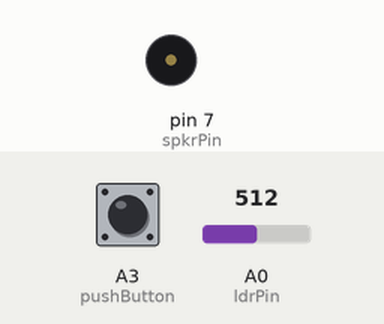
This sketch was run on a simulated Arduino Uno, built with avr-gcc and run on an emulated ATmega328P. Parts: buzzer (waves = sounding). Inputs (shaded band) come from the test bench; at power-on: A3 (pushButton) LOW, A0 (ldrPin) = 512. What the sketch prints to the serial monitor is not drawn.

Above: at 1.2 s.
1.3 s: A3 (pushButton) pulled HIGH for 0.15 s
At 1.7 s:
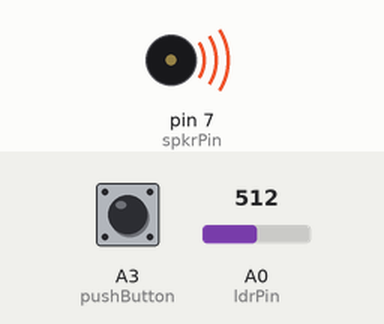
Timing chart, 0 to 10.3 s (numbered marks = the images above; inputs shaded):
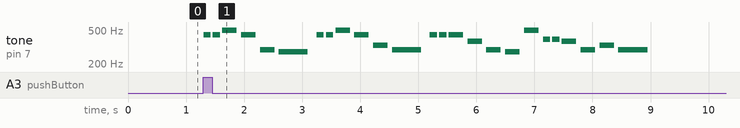

The sketch:

nov18hw.ino
```cpp
const int pushButton = A3;
const int ldrPin = A0;
const int spkrPin = 7;


#include "pitches.h"


// notes in the melody:
int melody1[] = {
  NOTE_A4, NOTE_A4, NOTE_B4, NOTE_A4, NOTE_D4,NOTE_CS4, NOTE_A4, NOTE_A4, NOTE_B4, NOTE_A4, NOTE_E4,NOTE_D4,NOTE_A4, NOTE_A4, NOTE_A4, NOTE_FS4, NOTE_D4,NOTE_CS4,NOTE_B4,NOTE_G4,NOTE_G4, NOTE_FS4,
  NOTE_D4, NOTE_E4, NOTE_D4
  //NOTE_C4, NOTE_G3, NOTE_G3, NOTE_A3, NOTE_G3, 0, NOTE_B3, NOTE_C4
};

int melody2[] = {
  NOTE_C4, NOTE_C4, NOTE_G4, NOTE_G4, NOTE_A4,NOTE_A4, NOTE_G4, NOTE_F4, NOTE_F4, NOTE_E4, NOTE_E4,NOTE_D4,
  NOTE_D4, NOTE_C4, NOTE_G4, NOTE_G4, NOTE_F4,NOTE_F4, NOTE_E4, NOTE_E4, NOTE_D4, NOTE_G4, NOTE_G4, NOTE_F4,NOTE_F4, NOTE_E4, NOTE_E4, NOTE_D4,
  NOTE_C4, NOTE_C4, NOTE_G4, NOTE_G4, NOTE_A4,NOTE_A4, NOTE_G4, NOTE_F4, NOTE_F4, NOTE_E4, NOTE_E4,NOTE_D4,
  NOTE_D4, NOTE_C4
  //NOTE_C4, NOTE_G3, NOTE_G3, NOTE_A3, NOTE_G3, 0, NOTE_B3, NOTE_C4
};

// note durations: 4 = quarter note, 8 = eighth note, etc.:
int noteDurations1[] = {
  //4, 8, 8, 4, 4, 4, 4, 4
  8,8,4,4,4,2,8,8,4,4,4,2,8,8,4,4,4,4,4,8,8,4,4,4,2
};

void setup() {
  pinMode(pushButton, INPUT);
  pinMode(ldrPin, INPUT);
  pinMode(spkrPin, OUTPUT);
  Serial.begin(9600);
}


void happyBirthday(){

  for (int thisNote = 0; thisNote < 25; thisNote++) {

      // to calculate the note duration, take one second divided by the note type.
      //e.g. quarter note = 1000 / 4, eighth note = 1000/8, etc.
      int noteDuration1 = 1000 / noteDurations1[thisNote];
      tone(spkrPin, melody1[thisNote], noteDuration1);

      // to distinguish the notes, set a minimum time between them.
      // the note's duration + 30% seems to work well:
      int pauseBetweenNotes = noteDuration1 * 1.30;
      delay(pauseBetweenNotes);
      // stop the tone playing:
      noTone(spkrPin);
    }

}

void twinkleTwinkle(){

for (int thisNote = 0; thisNote < 42; thisNote++) {

      // to calculate the note duration, take one second divided by the note type.
      //e.g. quarter note = 1000 / 4, eighth note = 1000/8, etc.
      int noteDuration1 = 1000 / 4;
      tone(spkrPin, melody2[thisNote], noteDuration1);

      // to distinguish the notes, set a minimum time between them.
      // the note's duration + 30% seems to work well:
      int pauseBetweenNotes = noteDuration1 * 1.30;
      delay(pauseBetweenNotes);
      // stop the tone playing:
      noTone(spkrPin);
    }

}

void loop() {

int ldrVal = analogRead(ldrPin);

Serial.println(ldrVal);

if (digitalRead(pushButton) == HIGH){

  if (analogRead(ldrPin) > 120){

    happyBirthday();

  }

  else{

  twinkleTwinkle();


  }

}
}
```

pitches.h
```cpp
/*************************************************
   Public Constants
 *************************************************/

#define NOTE_B0  31
#define NOTE_C1  33
#define NOTE_CS1 35
#define NOTE_D1  37
#define NOTE_DS1 39
#define NOTE_E1  41
#define NOTE_F1  44
#define NOTE_FS1 46
#define NOTE_G1  49
#define NOTE_GS1 52
#define NOTE_A1  55
#define NOTE_AS1 58
#define NOTE_B1  62
#define NOTE_C2  65
#define NOTE_CS2 69
#define NOTE_D2  73
#define NOTE_DS2 78
#define NOTE_E2  82
#define NOTE_F2  87
#define NOTE_FS2 93
#define NOTE_G2  98
#define NOTE_GS2 104
#define NOTE_A2  110
#define NOTE_AS2 117
#define NOTE_B2  123
#define NOTE_C3  131
#define NOTE_CS3 139
#define NOTE_D3  147
#define NOTE_DS3 156
#define NOTE_E3  165
#define NOTE_F3  175
#define NOTE_FS3 185
#define NOTE_G3  196
#define NOTE_GS3 208
#define NOTE_A3  220
#define NOTE_AS3 233
#define NOTE_B3  247
#define NOTE_C4  262
#define NOTE_CS4 277
#define NOTE_D4  294
#define NOTE_DS4 311
#define NOTE_E4  330
#define NOTE_F4  349
#define NOTE_FS4 370
#define NOTE_G4  392
#define NOTE_GS4 415
#define NOTE_A4  440
#define NOTE_AS4 466
#define NOTE_B4  494
#define NOTE_C5  523
#define NOTE_CS5 554
#define NOTE_D5  587
#define NOTE_DS5 622
#define NOTE_E5  659
#define NOTE_F5  698
#define NOTE_FS5 740
#define NOTE_G5  784
#define NOTE_GS5 831
#define NOTE_A5  880
#define NOTE_AS5 932
#define NOTE_B5  988
#define NOTE_C6  1047
#define NOTE_CS6 1109
#define NOTE_D6  1175
#define NOTE_DS6 1245
#define NOTE_E6  1319
#define NOTE_F6  1397
#define NOTE_FS6 1480
#define NOTE_G6  1568
#define NOTE_GS6 1661
#define NOTE_A6  1760
#define NOTE_AS6 1865
#define NOTE_B6  1976
#define NOTE_C7  2093
#define NOTE_CS7 2217
#define NOTE_D7  2349
#define NOTE_DS7 2489
#define NOTE_E7  2637
#define NOTE_F7  2794
#define NOTE_FS7 2960
#define NOTE_G7  3136
#define NOTE_GS7 3322
#define NOTE_A7  3520
#define NOTE_AS7 3729
#define NOTE_B7  3951
#define NOTE_C8  4186
#define NOTE_CS8 4435
#define NOTE_D8  4699
#define NOTE_DS8 4978
```

Measured:
- after the input at 1.3 s, tone on pin 7 (spkrPin): plays 440 Hz for 0.13 s, 440 Hz for 0.13 s, 494 Hz for 0.25 s, 440 Hz for 0.25 s, 294 Hz for 0.25 s, 277 Hz for 0.50 s … (25 notes in this stretch), starting at once
